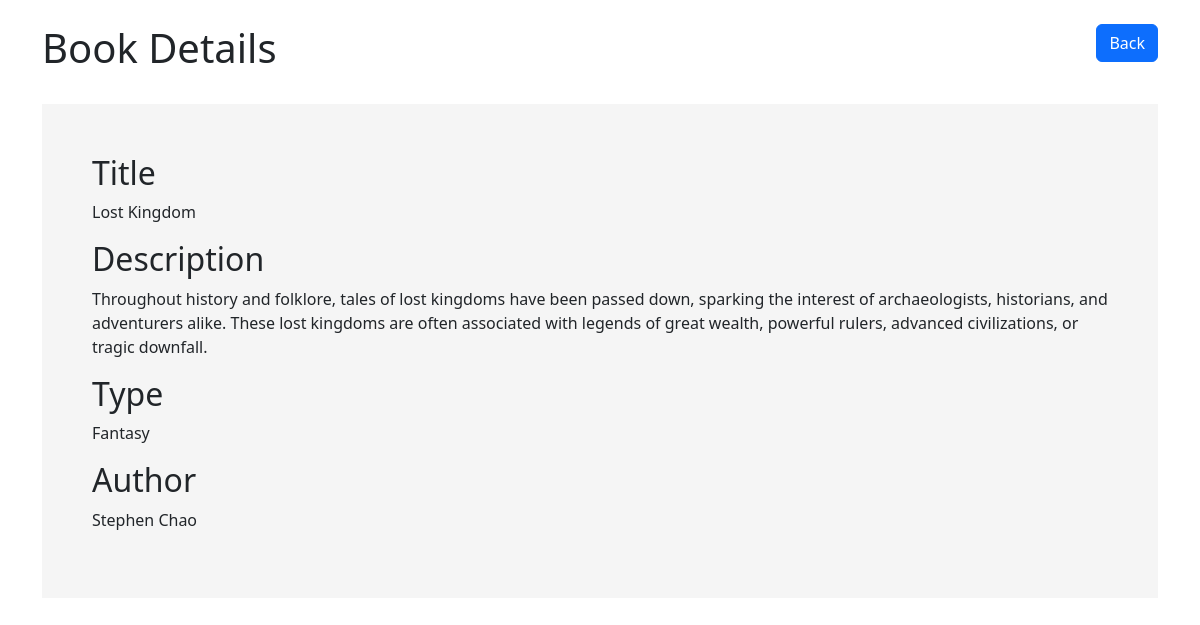
Page /view.php?id=4 on the committed database.
### tables this page shows
CREATE TABLE `books` (
  `id` int NOT NULL,
  `title` varchar(128) NOT NULL,
  `author` varchar(128) NOT NULL,
  `type` varchar(50) NOT NULL,
  `description` text NOT NULL
);

### view.php (the view, shortened to what this page needs)
<!DOCTYPE html>
<html lang="en">
<head>
    <link rel="stylesheet" href="https://cdn.jsdelivr.net/npm/bootstrap@5.2.3/dist/css/bootstrap.min.css">
</head>
<body>
    <div class="container">
        <header class="d-flex justify-content-between my-4">
            <h1>Book Details</h1>
            <div>
                <a href="index.php" class="btn btn-primary">Back</a>
            </div>
        </header>
        <div class="book-details my-4">
            <?php
                if(isset($_GET["id"])){
                    $id = $_GET["id"];
                    include("connect.php");
                    $sql = "SELECT * FROM books WHERE id=$id";
                    $result = mysqli_query($conn, $sql);
                    $row = mysqli_fetch_array($result);
                ?>
                <h2>Title</h2>
                <p><?php echo $row["title"]; ?></p>
                <h2>Description</h2>
                <p><?php echo $row["description"]; ?></p>
                <h2>Type</h2>
                <p><?php echo $row["type"]; ?></p>
                <h2>Author</h2>
                <p><?php echo $row["author"]; ?></p>
                <?php
                }
            ?>
        </div>
    </div>
</body>
</html>

### view.php (style rules this page uses)
.book-details { background: #f5f5f5; padding: 50px; }

### rows in the picture
books: title "Lost Kingdom", description "Throughout history and folklore, tales of lost kingdoms have been passed down, sparking the interest of archaeologists, historians, and adventurers alike. These lost kingdoms are often associated with legends of great wealth, powerful rulers, advanced civilizations, or tragic downfall.", type "Fantasy", author "Stephen Chao"
